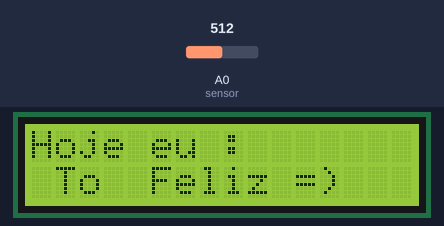
A sketch run on a simulated Arduino Uno, built with avr-gcc and run on an emulated ATmega328P. Shown: 16×2 character LCD. Inputs (shaded band) come from the test bench; at power-on: A0 (sensor) = 512. What the sketch prints to the serial monitor is not drawn.

Above: at 1.2 s.
1.3 s: A0 (sensor) set to 415
4.0 s: A0 (sensor) set to 391
At 4.8 s:
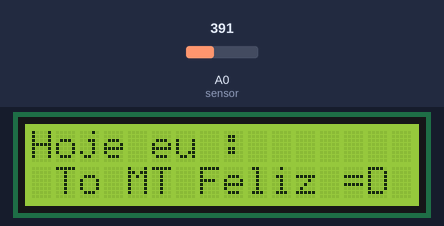
6.7 s: A0 (sensor) set to 710
At 8.6 s:
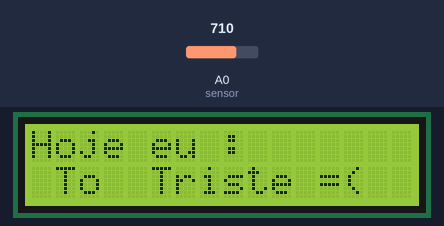
9.6 s: A0 (sensor) set to 690
At 11.0 s:
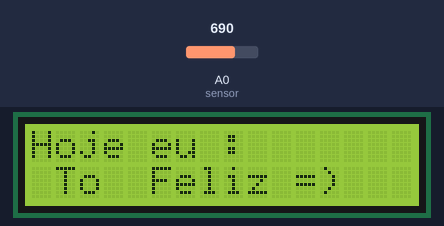
12.3 s: A0 (sensor) set to 716
At 14.8 s:
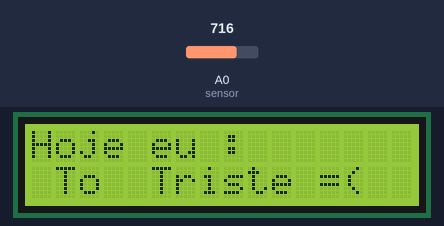
Timing chart, 0 to 16.3 s (numbered marks = the images above; inputs shaded):
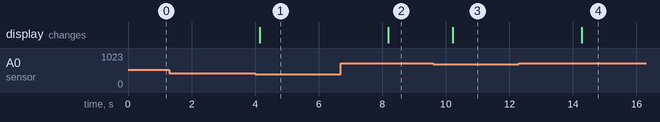

Measured:
- the behaviour switches between 401 and 400 on A0 (sensor) (found by bisection; images 0 and 1)
- the behaviour switches between 700 and 699 on A0 (sensor) (found by bisection; images 2 and 3)
- after the input at 1.3 s, every drawn part: stays the same
- after the input at 4.0 s, the display: changes after 0.14 s (image 1)
- after the input at 6.7 s, the display: changes after 1.5 s (image 2)
- after the input at 9.6 s, the display: changes after 0.62 s (image 3)
- after the input at 12.3 s, the display: changes after 2.0 s (image 4)

The sketch:

bamboo-water-control.ino
```cpp
//#include <Wire.h>
#include <LiquidCrystal_I2C.h> //https://blogmasterwalkershop.com.br/arquivos/libs/NewliquidCrystal.zip

#define sensor A0

LiquidCrystal_I2C lcd(0x27, 2, 1, 0, 4, 5, 6, 7, 3, POSITIVE); //ENDEREÇO DO I2C E DEMAIS INFORMAÇÕES

void setup()
{
  lcd.begin(16, 2); //SETA A QUANTIDADE DE COLUNAS(16) E O NÚMERO DE LINHAS(2) DO DISPLAY
  Serial.begin(9600);
  pinMode(sensor, INPUT);
  lcd.setBacklight(HIGH);
}

void loop()
{
  int value = analogRead(sensor);
  Serial.println(value);
  if (value <= 400)
  {
    lcd.clear();
    lcd.setCursor(0, 0);
    lcd.print("Hoje eu :");
    lcd.setCursor(0, 1);
    lcd.print(" To MT Feliz =D");
  }
  else if (value >= 700)
  {
    lcd.clear();
    lcd.setCursor(0, 0);
    lcd.print("Hoje eu :");
    lcd.setCursor(0, 1);

    lcd.print(" To  Triste =(");
  }
  else if (400 < value < 700)
  {
    lcd.clear();
    lcd.setCursor(0, 0);
    lcd.print("Hoje eu :");
    lcd.setCursor(0, 1);
    lcd.print(" To  Feliz =)");
  }
  else
  {
    lcd.setCursor(0, 0);
    lcd.print("Error");
  }
  delay(2 * 1000);
}
```
